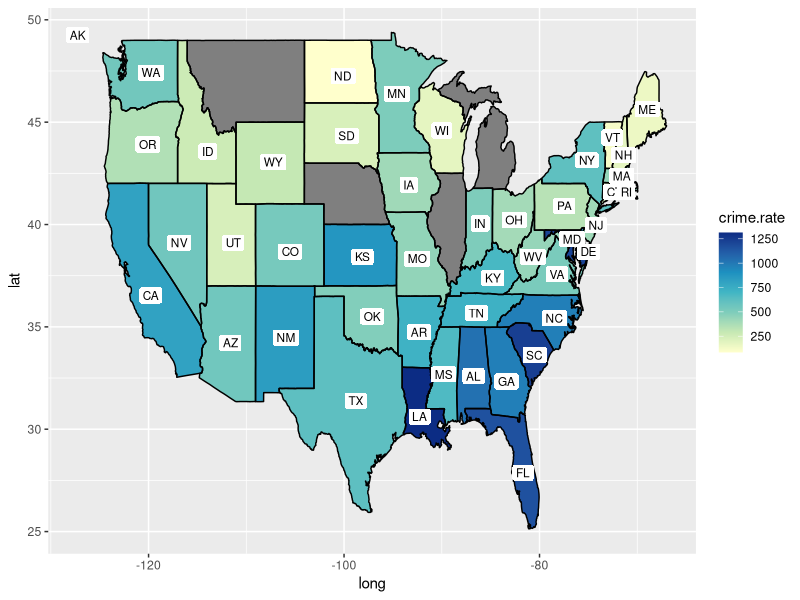

Here is the R script that generated this plot:
## ---- chunk 1
knitr::opts_chunk$set(echo = TRUE)
## ---- chunk 2
# add your library imports here:
library(tidyverse)
library(glmnet)
## ---- chunk 3
crime.data_clean <- read.csv("CrimeData_clean.csv")
## ---- chunk 4
data.s <- crime.data_clean %>%
  group_by(state) %>%
  summarise(
    mean.income=mean(med.income), 
    income.min=min(med.income),
    income.max=max(med.income),
    crime.rate=mean(violentcrimes.perpop, na.rm=TRUE), #ignore the missing values
    n=n())

crime <- data.s[, c("state", "crime.rate")]

crime$region <- tolower(state.name[match(crime$state, state.abb)])
crime$center_lat  <- state.center$x[match(crime$state, state.abb)]
crime$center_long <- state.center$y[match(crime$state, state.abb)]

states <- map_data("state") 
map <- merge(states, crime, sort=FALSE, by="region", all.x=TRUE)
map <- map[order(map$order),]

ggplot(map, aes(x=long, y=lat, group=group))+
  geom_polygon(aes(fill=crime.rate))+
  geom_path()+ 
  geom_label(data=crime, 
             aes(x=center_lat, y=center_long, group=NA, label=state), 
             size=3, label.size = 0) +
  scale_fill_distiller(palette = "YlGnBu", direction = 1)
## ---- chunk 5
crime.fl.ca <- dplyr::filter(crime.data_clean, state %in% c("FL", "CA"))
## ---- chunk 6
#part 1
Y <- crime.fl.ca$violentcrimes.perpop
X.fl.ca <- model.matrix(violentcrimes.perpop~., data=crime.fl.ca)[, -1]

set.seed(10)
fit.fl.ca.cv <- cv.glmnet(X.fl.ca, Y, alpha=1, nfolds=10) 
names(fit.fl.ca.cv); summary(fit.fl.ca.cv)
fit.fl.ca.cv$lambda.min

coef.min <- coef(fit.fl.ca.cv, s="lambda.min") 
coef.min <- coef.min[which(coef.min !=0),] 
coef.min
## ---- chunk 7
#part 2
var.min <- rownames(as.matrix(coef.min)) 
lm.input <- as.formula(paste("violentcrimes.perpop", "~", paste(var.min[-1], collapse = "+"))) 

fit.min.lm <- lm(lm.input, data=crime.fl.ca)
lm.output <- coef(fit.min.lm) 
summary(fit.min.lm) 
## ---- chunk 8
#part 1
set.seed(10)

#each entry of this vector stores the min mean CV error over lambda for a fixed alpha
model_results <- vector()

for(i in seq(0, 1, by=0.1)){
a <- cv.glmnet(X.fl.ca, Y, alpha=i, nfolds=10)
model_results <- c(model_results, min(a$cvm))}

model_results

#estimated optimal prediction error
min(model_results)

#alpha=0.5 should be used
which.min(model_results)

#the corresponding lambda min for this model is lambda=75.38206
cv.glmnet(X.fl.ca, Y, alpha=0.5, nfolds=10)$lambda.min

#elastic-net model alpha=0.5, lambda=75.38206
coef.min_elastic <- coef(cv.glmnet(X.fl.ca, Y, alpha=0.5, nfolds=10) , s="lambda.min") 
coef.min_elastic <- coef.min_elastic[which(coef.min_elastic !=0),] 
coef.min_elastic

#produce the prediction error for the chosen elastic net model
d <- cv.glmnet(X.fl.ca, Y, alpha=0.5, nfolds=10)
mean((Y-predict(d, s=d$lambda.min, X.fl.ca))^2)
## ---- chunk 9
#part 2
var.min_elastic <- rownames(as.matrix(coef.min_elastic)) 
lm.input2 <- as.formula(paste("violentcrimes.perpop", "~", paste(var.min_elastic[-1], collapse = "+"))) 

fit.min.lm2 <- lm(lm.input2, data=crime.fl.ca)
lm.output2 <- coef(fit.min.lm2) 
summary(fit.min.lm)

lm_final_elastic <- lm(violentcrimes.perpop~ race.pctblack + asian.percap + male.pct.divorce + pct.kids2parents + pct.workmom + pct.english.only + pct.house.vacant, data=crime.fl.ca)

#the prediction error
mean((Y-predict(fit.min.lm2))^2)
